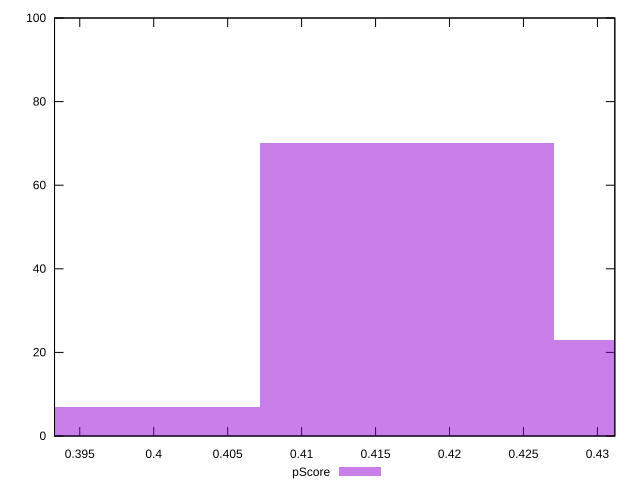

This chart was generated by the following gnuplot code:
reset

$pScore <<EOF
0.4171091328662951 70
0.3972467932059953 7
0.43697147252659485 23
EOF

set key outside below
set boxwidth 0.019862339660299766
set xrange [0.3932941176470588:0.43117647058823527]
set yrange [0:100]
set trange [0:100]
set style fill transparent solid 0.5 noborder
set terminal svg size 640, 490 enhanced background rgb 'white'
set output "report_00023_2021-02-20T12:14:57.249Z/render-blocking-resources/samples/pages/pScore/histogram.svg"

plot $pScore title "pScore" with boxes

reset
